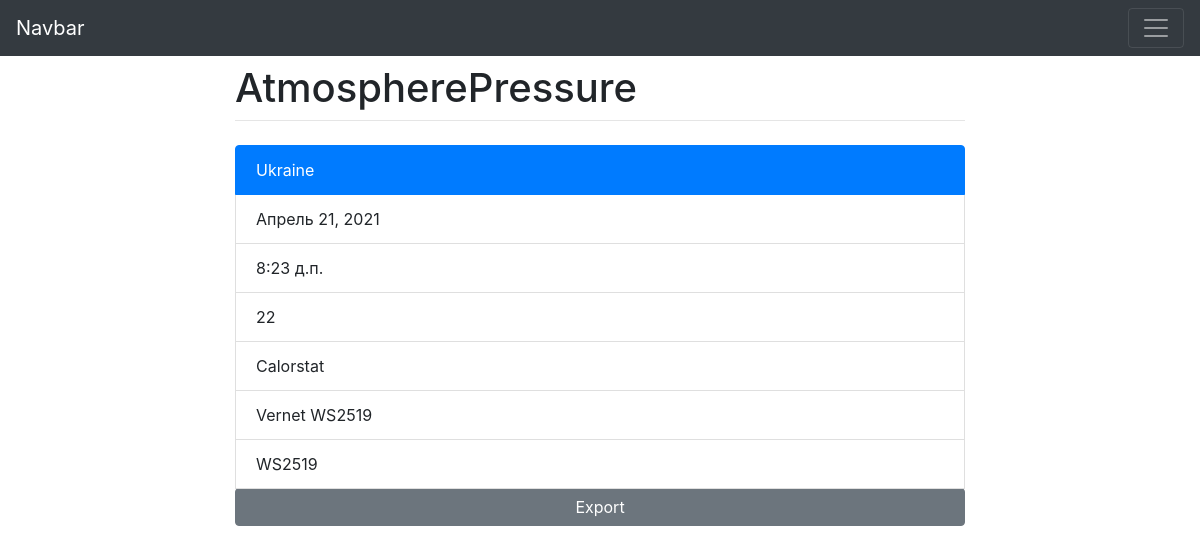
Page /WS2519 on the committed database.
### pressure/models.py (models this page shows, shortened)
class AtmospherePressure(models.Model):
    sensor_location = models.CharField("Местонахождения датчика", max_length=150)
    date = models.DateField("Дата замера")
    time = models.TimeField("Время замера")
    temperature = models.SmallIntegerField("Температура")
    sensor_name = models.CharField("Название датчика", max_length=150)
    sensor_model = models.CharField("Модель датчика", max_length=150)
    url = models.SlugField(max_length=160, unique=True, null=False)

### pressure/views.py (the view)
# urls.py: path("<slug:slug>", views.AtmospherePressureDetailView.as_view(), name='atmosphere_pressure_detail'),
class AtmospherePressureDetailView(DetailView):
    model = AtmospherePressure
    slug_field = "url"

### pressure/templates/pressure/atmospherepressure_detail.html (shortened to what this page needs)
{% extends 'pressure/base.html' %}
{% block content %}
<div class="otakoi">
  <ul class="list-group">
    <li class="list-group-item active">{{ atmospherepressure.sensor_location }}</li>
    <li class="list-group-item">{{ atmospherepressure.date}}</li>
    <li class="list-group-item">{{ atmospherepressure.time }}</li>
    <li class="list-group-item">{{ atmospherepressure.temperature}}</li>
    <li class="list-group-item">{{ atmospherepressure.sensor_name }}</li>
    <li class="list-group-item">{{ atmospherepressure.sensor_model }}</li>
    <li class="list-group-item">{{ atmospherepressure.url}}</li>
    <a href="{% url 'atmosphere_pressure_download' atmospherepressure.pk %}" class='btn btn-secondary'>Export</a>
  </ul>
</div>
{% endblock content%}

### rows in the picture
AtmospherePressure: sensor_location "Ukraine", date "Апрель 21, 2021", time "8:23 д.п.", temperature "22", sensor_name "Calorstat", sensor_model "Vernet WS2519", url "WS2519"
